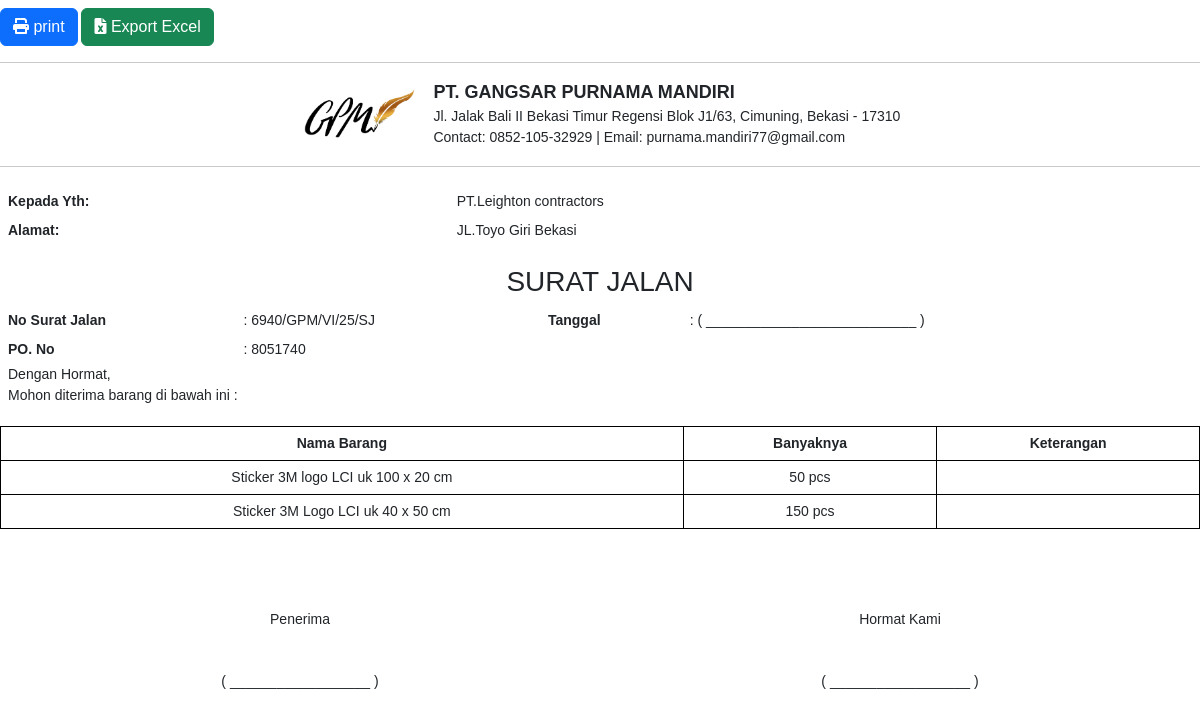
/pages/surat_jalan_view.php?id=3, run on the app's committed database.
### tables this page shows
CREATE TABLE `invoices` (
  `id` int(11) NOT NULL,
  `perusahaan` varchar(100) DEFAULT NULL,
  `alamat` text DEFAULT NULL,
  `no_invoice` varchar(50) DEFAULT NULL,
  `no_po` varchar(100) DEFAULT NULL,
  `no_sj` varchar(100) DEFAULT NULL,
  `tanggal_invoice` date DEFAULT NULL,
  `jatuh_tempo` date DEFAULT NULL,
  `total_beli` decimal(15,2) DEFAULT NULL,
  `total_jual` decimal(15,2) DEFAULT NULL,
  `total_laba` decimal(15,2) DEFAULT NULL,
  `total_persen` decimal(6,2) DEFAULT NULL,
  `created_at` timestamp NOT NULL DEFAULT current_timestamp()
);

CREATE TABLE `invoice_items` (
  `id` int(11) NOT NULL,
  `invoice_id` int(11) DEFAULT NULL,
  `nama_barang` varchar(100) DEFAULT NULL,
  `quantity` int(11) DEFAULT NULL,
  `satuan` varchar(20) DEFAULT NULL,
  `harga_beli` decimal(15,2) DEFAULT NULL,
  `harga_jual` decimal(15,2) DEFAULT NULL,
  `subtotal_beli` decimal(15,2) DEFAULT NULL,
  `subtotal_jual` decimal(15,2) DEFAULT NULL,
  `laba` decimal(15,2) DEFAULT NULL,
  `persentase` decimal(6,2) DEFAULT NULL
);

### pages/surat_jalan_view.php (the view, shortened to what this page needs)
<?php
include '../includes/koneksi.php';
$id = intval($_GET['id']);
$invoice = mysqli_fetch_assoc(mysqli_query($konek, "SELECT * FROM invoices WHERE id = $id"));
$items = mysqli_query($konek, "SELECT * FROM invoice_items WHERE invoice_id = $id");
?>
<!DOCTYPE html>
<html lang="id">
<head>
    <link rel="stylesheet" href="assets/css/print.css" media="print">
    <link rel="stylesheet" href="../assets/css/print.css" media="print">
    <link rel="stylesheet" href="https://cdnjs.cloudflare.com/ajax/libs/font-awesome/6.0.0-beta3/css/all.min.css">
    <link href="../assets/vendor/bootstrap/css/bootstrap.min.css" rel="stylesheet">
    <link href="../assets/vendor/bootstrap-icons/bootstrap-icons.css" rel="stylesheet">
    <link href="../assets/vendor/boxicons/css/boxicons.min.css" rel="stylesheet">
    <link href="../assets/vendor/quill/quill.snow.css" rel="stylesheet">
    <link href="../assets/vendor/quill/quill.bubble.css" rel="stylesheet">
    <link href="../assets/vendor/remixicon/remixicon.css" rel="stylesheet">
    <link href="../assets/vendor/simple-datatables/style.css" rel="stylesheet">
</head>
<body>
    <a class="btn btn-primary mt-2 " href='surat_jalan_print.php?id=<?= $id ?>'><i class="fas fa-print"></i>
        print</a>
    <a class='btn btn-success mt-2 ' href="surat_jalan_export_excel.php?id=<?= $id ?>" class="btn btn-success" target="_blank">
        <i class="fas fa-file-excel"></i> Export Excel
    </a>
    <hr>
    <div class="header" style="text-align: center;">
        <div style="display: inline-flex; align-items: center; gap: 15px;">
            <img src="../assets/images/purnama.png" alt="Logo" style="height: 60px;">
            <div style="text-align: left;">
                <div style="font-weight: bold; font-size: 18px;">PT. GANGSAR PURNAMA MANDIRI</div>
                <div>Jl. Jalak Bali II Bekasi Timur Regensi Blok J1/63, Cimuning, Bekasi - 17310</div>
                <div>Contact: 0852-105-32929 | Email: purnama.mandiri77@gmail.com</div>
            </div>
        </div>
        <hr>
    </div>
    <table class="info-table" width="100%">
        <tr>
            <td><strong>Kepada Yth:</strong></td>
            <td><?= htmlspecialchars($invoice['perusahaan']) ?></td>
        </tr>
        <tr>
            <td><strong>Alamat:</strong></td>
            <td><?= isset($invoice['alamat']) ? htmlspecialchars($invoice['alamat']) : '-' ?></td>
        </tr>
    </table>
    <h3 style="text-align:center; margin-top: 20px;">SURAT JALAN</h3>
    <table class="info-table" width="100%">
        <tr>
            <td><strong>No Surat Jalan</strong></td>
            <td>: <?= $invoice['no_sj'] ?>/SJ</td>
            <td><strong>Tanggal</strong></td>
            <td>: ( ___________________________ )</td>
        </tr>
        <tr>
            <td><strong>PO. No</strong></td>
            <td>: <?= $invoice['no_po'] ?></td>
        </tr>
    </table>
    <div class="justify-text" style="margin-left:8px;">
        <div>Dengan Hormat,</div>
        <div>Mohon diterima barang di bawah ini :</div>
    </div>
    <table class="bordered">
        <thead>
            <tr>
                <th>Nama Barang</th>
                <th>Banyaknya</th>
                <th>Keterangan</th>
            </tr>
        </thead>
        <tbody>
            <?php while ($item = mysqli_fetch_assoc($items)): ?>
                <tr>
                    <td><?= $item['nama_barang'] ?></td>
                    <td><?= htmlspecialchars($item['quantity']) ?> <?= htmlspecialchars($item['satuan']) ?></td>
                    <td></td>
                </tr>
            <?php endwhile; ?>
        </tbody>
    </table>
    <table class="signature" width="100%">
        <tr>
            <td>Penerima</td>
            <td>Hormat Kami</td>
        </tr>
        <tr>
            <td>( __________________ )</td>
            <td>( __________________ )</td>
        </tr>
    </table>
</body>
</html>

### pages/surat_jalan_view.php (style rules this page uses)
body { font-family: Arial, sans-serif; font-size: 14px; }
.header { text-align: center; margin-bottom: 20px; }
.info-table td { padding: 4px 8px; vertical-align: top; }
.bordered { border: 1px solid #000; border-collapse: collapse; width: 100%; margin-top: 20px; }
.bordered th, .bordered td { border: 1px solid #000; padding: 6px; text-align: center; }
.signature { margin-top: 40px; }
.signature td { padding-top: 40px; text-align: center; }
.justify-text { text-align: justify; }

### data on the page
invoices: perusahaan "PT.Leighton contractors", alamat "JL.Toyo Giri Bekasi", no_sj "6940/GPM/VI/25", no_po "8051740"
invoice_items: nama_barang "Sticker 3M logo LCI uk 100 x 20 cm", quantity "50", satuan "pcs"
invoice_items: nama_barang "Sticker 3M Logo LCI uk 40 x 50 cm", quantity "150", satuan "pcs"
